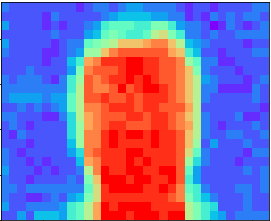
#> input picture images/color_modify/1.PNG, 271 x 221 px, found by its file name
$ jupyter execute --allow-errors Modifycolor.ipynb
#> lines starting #> are read from the running program, lines starting #| are printed output that depends on the picture
[cell 1]
import os
import pandas as pd
import numpy as np
import matplotlib.pyplot as plt
from palettable.colorbrewer.diverging import RdBu_8
from matplotlib.ticker import MaxNLocator
from matplotlib.colors import BoundaryNorm

[cell 2]
import pandas as pd
import os
import numpy as np

# file_dir = os.getcwd()
# raw_data_dir = os.path.join(file_dir, '/raw_data')
file_list = []

for root, dirs, files in os.walk('./raw_data'):
    for file in files:
        if os.path.splitext(file)[1] == '.csv':
        # 排除掉readme.md等非csv文件
            file_list.append(file)

indx = 7
#> (the rest of this cell did not finish here and is left out)

[cell 3]
X, Y = np.meshgrid(np.linspace(0, 32, 33), np.linspace(0, 24, 25))
# tmp_all = np.zeros([24, 32])
p = 3
#> (the rest of this cell did not finish here and is left out)

# 多帧求平均

[cell 4]
levels = np.array([24.6, 25.2, 25.8, 26.4, 27. , 27.6, 28.5, 28.8, 29.4, 30. , 30.6,
       31.2, 31.8, 32.4, 33. , 33.6, 34.2, 34.8, 35.4, 36. ])

[cell 5]
X, Y = np.meshgrid(np.linspace(0, 32, 33), np.linspace(0, 24, 25))
# tmp_all = np.zeros([24, 32])
p = 3
tmp_all = np.zeros([24, 32])
#> (the rest of this cell did not finish here and is left out)

# 伪彩色

[cell 6]
import cv2

im_gray = cv2.imread("./images/color_modify/1.png", cv2.IMREAD_GRAYSCALE)
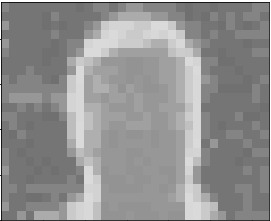
#> im_gray: shape (221, 271); min 0, max 255, mean 145.1
lis = ['COLORMAP_AUTUMN', 'COLORMAP_BONE', 'COLORMAP_BONE', 'COLORMAP_WINTER', 'COLORMAP_RAINBOW', 'COLORMAP_OCEAN',
      'COLORMAP_SUMMER', 'COLORMAP_SPRING', 'COLORMAP_COOL', 'COLORMAP_PINK', 'COLORMAP_HSV', 'COLORMAP_HOT']

im_color = cv2.applyColorMap(im_gray, cv2.	COLORMAP_COOL)
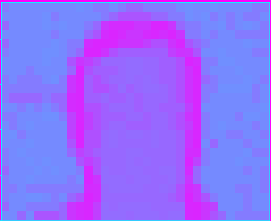
#> im_color: shape (221, 271, 3); mean B, G, R 255, 109.9, 145.1
# cv2.imshow('show', im_color)
cv2.imwrite(r"./images/color_modify/COLORMAP_COOL.png", im_color)
#> Out = True
# cv2.waitKey(0)
